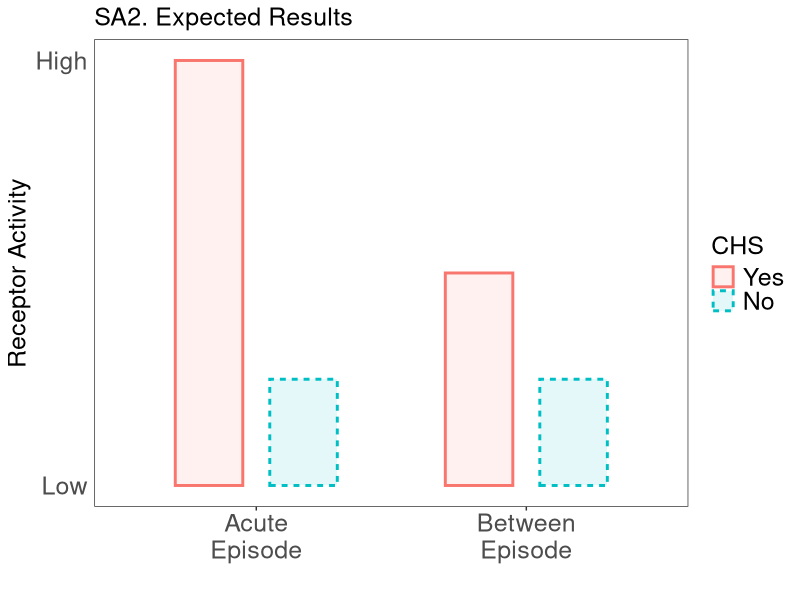

Write R code to recreate this figure.

# SA2 expected results ---------------------------------------------------------


# load library -----------------------------------------------------------------
library(tidyverse)


# sample data ------------------------------------------------------------------
data <- data.frame(
  Category = rep(c("Acute Episode", "Between Episode"), each = 2),
  CHS = rep(c("Yes", "No"), 2),
  Activity = c(1, 0.25, 0.5, 0.25)
)

data$CHS <- factor(data$CHS, levels = c("Yes", "No"))


# plot -------------------------------------------------------------------------
data %>%
  
  ggplot(
    aes(x = Category, y = Activity, color = CHS, fill = CHS, linetype = CHS)
  ) +
  
  geom_bar(stat = "identity", position = position_dodge(width = 0.7), alpha = 0.1, width = 0.5, size = 1) +
  
  labs(
    title = "SA2. Expected Results",
    x = "", 
    y = "Receptor Activity"
    ) +
  
  scale_y_continuous(
    labels = c("0" = "Low", "1" = "High"),
    breaks = c(0, 1),
    limits = c(0, 1)
  ) +
  
  scale_x_discrete(
    labels = c("Acute\nEpisode", "Between\nEpisode")
  ) +
  
  theme_bw() +
  
  theme(
    panel.grid.major = element_blank(),
    panel.grid.minor = element_blank(),
    axis.ticks.y = element_blank(),
    axis.text = element_text(size = 18), 
    axis.title = element_text(size = 18), 
    plot.title = element_text(size = 18),
    legend.position = "right",
    legend.text = element_text(size = 18),
    legend.title = element_text(size = 18)
  )
